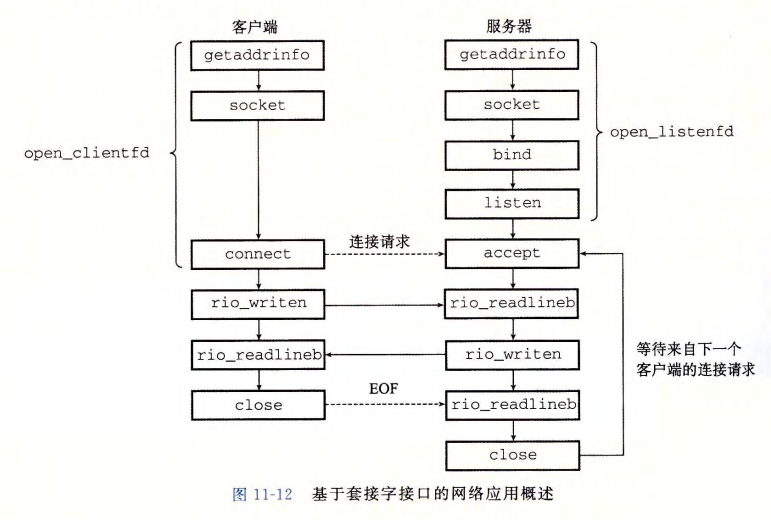
#> input picture chapter_11/note/image-8.png, 771 x 520 px, found by its file name; the run also reads 2 pictures not shown here
$ python build_web_ppt.py
#> lines starting #> are read from the running program, lines starting #| are printed output that depends on the picture
from __future__ import annotations

import html
import os
import posixpath
import zipfile
from pathlib import Path

from PIL import Image


EMU_PER_IN = 914400
SLIDE_W = 12192000
SLIDE_H = 6858000

BASE = Path(__file__).resolve().parent
PIC = BASE / "picture"
OUT = BASE / "csapp_ch11_network_programming_report.pptx"

NS = (
    'xmlns:a="http://schemas.openxmlformats.org/drawingml/2006/main" '
    'xmlns:r="http://schemas.openxmlformats.org/officeDocument/2006/relationships" '
    'xmlns:p="http://schemas.openxmlformats.org/presentationml/2006/main"'
)

BG = "F7F8FB"
INK = "172033"
MUTED = "52627A"
BLUE = "2D5F9A"
GREEN = "2F7D4C"
ORANGE = "A36C16"
PURPLE = "6D4CA5"
RED = "B0493F"
LIGHT_BLUE = "EAF2FF"
LIGHT_GREEN = "EAF7EF"
LIGHT_ORANGE = "FFF3DC"
LIGHT_PURPLE = "F1EAFD"
LIGHT_RED = "FFECEB"
WHITE = "FFFFFF"


def emu(inches: float) -> int:
    return int(inches * EMU_PER_IN)


def esc(text: str) -> str:
    return html.escape(str(text), quote=False)


# [8 lines left out: function group_start, not called in this run]


def solid_fill(color: str) -> str:
    return f"<a:solidFill><a:srgbClr val=\"{color}\"/></a:solidFill>"


def no_line() -> str:
    return "<a:ln><a:noFill/></a:ln>"


def line(color: str = MUTED, width: int = 16000) -> str:
    return f"<a:ln w=\"{width}\">{solid_fill(color)}</a:ln>"


def rect(
    shape_id: int,
    x: int,
    y: int,
    w: int,
    h: int,
    fill: str,
    outline: str | None = None,
    radius: str = "roundRect",
) -> str:
    ln = line(outline, 14000) if outline else no_line()
    return (
        f"<p:sp><p:nvSpPr><p:cNvPr id=\"{shape_id}\" name=\"shape {shape_id}\"/>"
        "<p:cNvSpPr/><p:nvPr/></p:nvSpPr><p:spPr>"
        f"<a:xfrm><a:off x=\"{x}\" y=\"{y}\"/><a:ext cx=\"{w}\" cy=\"{h}\"/></a:xfrm>"
        f"<a:prstGeom prst=\"{radius}\"><a:avLst/></a:prstGeom>"
        f"{solid_fill(fill)}{ln}</p:spPr></p:sp>"
    )


def run(text: str, size: int, color: str, bold: bool = False, mono: bool = False) -> str:
    b = ' b="1"' if bold else ""
    face = "Cascadia Mono" if mono else "Microsoft YaHei"
    return (
        f"<a:r><a:rPr lang=\"zh-CN\" sz=\"{size}\"{b}>"
        f"{solid_fill(color)}<a:latin typeface=\"{face}\"/><a:ea typeface=\"{face}\"/>"
        f"</a:rPr><a:t>{esc(text)}</a:t></a:r>"
    )


def paragraph(
    text: str,
    size: int,
    color: str = INK,
    bold: bool = False,
    bullet: bool = False,
    mono: bool = False,
    level: int = 0,
) -> str:
    if bullet:
        mar_l = 360000 + level * 280000
        indent = -210000
        ppr = f"<a:pPr marL=\"{mar_l}\" indent=\"{indent}\"><a:buChar char=\"•\"/></a:pPr>"
    else:
        ppr = "<a:pPr><a:buNone/></a:pPr>"
    return f"<a:p>{ppr}{run(text, size, color, bold, mono)}</a:p>"


def text_box(
    shape_id: int,
    x: int,
    y: int,
    w: int,
    h: int,
    lines: list[str] | str,
    size: int = 2200,
    color: str = INK,
    bold: bool = False,
    bullet: bool = False,
    mono: bool = False,
    margin: int = 90000,
) -> str:
    if isinstance(lines, str):
        lines = lines.splitlines() or [""]
    paras = "".join(paragraph(item, size, color, bold, bullet, mono) for item in lines)
    return (
        f"<p:sp><p:nvSpPr><p:cNvPr id=\"{shape_id}\" name=\"text {shape_id}\"/>"
        "<p:cNvSpPr txBox=\"1\"/><p:nvPr/></p:nvSpPr><p:spPr>"
        f"<a:xfrm><a:off x=\"{x}\" y=\"{y}\"/><a:ext cx=\"{w}\" cy=\"{h}\"/></a:xfrm>"
        "<a:prstGeom prst=\"rect\"><a:avLst/></a:prstGeom><a:noFill/>"
        f"{no_line()}</p:spPr><p:txBody>"
        f"<a:bodyPr wrap=\"square\" lIns=\"{margin}\" tIns=\"{margin}\" rIns=\"{margin}\" bIns=\"{margin}\"/>"
        f"<a:lstStyle/>{paras}</p:txBody></p:sp>"
    )


def title(shape_id: int, text: str, subtitle: str | None = None) -> str:
    parts = [
        text_box(shape_id, emu(0.55), emu(0.28), emu(12.2), emu(0.55), text, 3000, INK, True, margin=0)
    ]
    if subtitle:
        parts.append(
            text_box(shape_id + 1, emu(0.58), emu(0.85), emu(11.8), emu(0.36), subtitle, 1500, MUTED, margin=0)
        )
    return "".join(parts)


def bullet_list(shape_id: int, x: float, y: float, w: float, h: float, items: list[str], size: int = 2050) -> str:
    return text_box(shape_id, emu(x), emu(y), emu(w), emu(h), items, size=size, bullet=True)


class Slide:
    def __init__(self, title_text: str = "", subtitle: str | None = None):
        self.items: list[str] = []
        self.rels: list[tuple[str, str, str]] = []
        self.next_id = 2
        self.media: list[tuple[Path, str]] = []
        self.add(rect(self.id(), 0, 0, SLIDE_W, SLIDE_H, BG, radius="rect"))
        if title_text:
            self.add(title(self.id(), title_text, subtitle))
            self.next_id += 1 if subtitle else 0

    def id(self) -> int:
        value = self.next_id
        self.next_id += 1
        return value

    def add(self, xml: str) -> None:
        self.items.append(xml)

    def add_image(self, path: Path, x: float, y: float, w: float, h: float) -> None:
        ext = path.suffix.lower().lstrip(".")
        rid = f"rId{len(self.rels) + 1}"
        media_name = f"image_{len(self.media) + 1}_{path.name}"
        self.media.append((path, media_name))
        self.rels.append((rid, "http://schemas.openxmlformats.org/officeDocument/2006/relationships/image", f"../media/{media_name}"))
        self.items.append(pic_xml(self.id(), rid, emu(x), emu(y), emu(w), emu(h)))

    def add_image_fit(self, path: Path, x: float, y: float, w: float, h: float) -> None:
#> called with x = 7.45, y = 1.55, w = 4.65, h = 3.45
        if path.suffix.lower() == ".svg":
            self.add_image(path, x, y, w, h)
            return
        with Image.open(path) as img:
#> img is the input picture: PIL image 771x520 RGB; mean R, G, B 243, 242.8, 240.4
            iw, ih = img.size
        target_w = emu(w)
        target_h = emu(h)
        scale = min(target_w / iw, target_h / ih)
        final_w = iw * scale
        final_h = ih * scale
        final_x = emu(x) + int((target_w - final_w) / 2)
        final_y = emu(y) + int((target_h - final_h) / 2)
        self.add_image_raw(path, final_x, final_y, int(final_w), int(final_h))

    def add_image_raw(self, path: Path, x: int, y: int, w: int, h: int) -> None:
        rid = f"rId{len(self.rels) + 1}"
        media_name = f"image_{len(self.media) + 1}_{path.name}"
        self.media.append((path, media_name))
        self.rels.append((rid, "http://schemas.openxmlformats.org/officeDocument/2006/relationships/image", f"../media/{media_name}"))
        self.items.append(pic_xml(self.id(), rid, x, y, w, h))

    # [19 lines left out: functions xml, rels_xml, not called in this run]


def pic_xml(shape_id: int, rid: str, x: int, y: int, w: int, h: int) -> str:
    return (
        f"<p:pic><p:nvPicPr><p:cNvPr id=\"{shape_id}\" name=\"Picture {shape_id}\"/>"
        "<p:cNvPicPr><a:picLocks noChangeAspect=\"1\"/></p:cNvPicPr><p:nvPr/></p:nvPicPr>"
        "<p:blipFill>"
        f"<a:blip r:embed=\"{rid}\"/>"
        "<a:stretch><a:fillRect/></a:stretch></p:blipFill>"
        f"<p:spPr><a:xfrm><a:off x=\"{x}\" y=\"{y}\"/><a:ext cx=\"{w}\" cy=\"{h}\"/></a:xfrm>"
        "<a:prstGeom prst=\"rect\"><a:avLst/></a:prstGeom></p:spPr></p:pic>"
    )


def card(slide: Slide, x: float, y: float, w: float, h: float, heading: str, body: list[str], fill: str, stroke: str) -> None:
    slide.add(rect(slide.id(), emu(x), emu(y), emu(w), emu(h), fill, stroke))
    slide.add(text_box(slide.id(), emu(x + 0.18), emu(y + 0.16), emu(w - 0.36), emu(0.38), heading, 1800, INK, True, margin=0))
    slide.add(bullet_list(slide.id(), x + 0.2, y + 0.62, w - 0.35, h - 0.75, body, 1450))


def build_slides() -> list[Slide]:
    slides: list[Slide] = []

    s = Slide()
    s.add(rect(s.id(), emu(0.65), emu(0.7), emu(12.0), emu(5.9), WHITE, None))
    s.add(text_box(s.id(), emu(0.95), emu(1.2), emu(7.4), emu(1.0), "CSAPP 第 11 章：网络编程", 3600, INK, True, margin=0))
    s.add(text_box(s.id(), emu(0.98), emu(2.15), emu(7.4), emu(0.7), "从客户端-服务器模型到套接字接口", 2100, MUTED, margin=0))
    s.add(bullet_list(s.id(), 1.0, 3.15, 6.2, 1.65, ["研究生课程汇报", "依据 chapter_11/note/web.md，并参考原书第 11 章已覆盖部分", "重点：抽象、协议、系统调用之间的对应关系"], 1750))
    s.add_image_fit(PIC / "image-8.png", 7.45, 1.55, 4.65, 3.45)
    s.add(text_box(s.id(), emu(7.65), emu(5.25), emu(4.2), emu(0.45), "Socket interface 是本章落到程序员视角的核心", 1500, MUTED, margin=0))
    slides.append(s)

    s = Slide("汇报路线", "把网络编程理解为：进程通信问题在网络系统中的分层实现")
    steps = [
        ("1. 应用抽象", "客户端-服务器模型：服务、资源、事务"),
        ("2. 通信介质", "网络作为主机的一种 I/O 设备"),
        ("3. 互联机制", "LAN / WAN 通过路由器组成 internet"),
        ("4. 全球实现", "IP 地址、域名、TCP/IP 与连接"),
        ("5. 编程接口", "socket、connect、bind、listen、accept"),
    ]
    y = 1.55
    colors = [LIGHT_GREEN, LIGHT_BLUE, LIGHT_ORANGE, LIGHT_PURPLE, LIGHT_RED]
    strokes = [GREEN, BLUE, ORANGE, PURPLE, RED]
    for i, ((head, body), fill, stroke) in enumerate(zip(steps, colors, strokes)):
        x = 0.85 + i * 2.45
        s.add(rect(s.id(), emu(x), emu(y), emu(2.05), emu(2.8), fill, stroke))
        s.add(text_box(s.id(), emu(x + 0.16), emu(y + 0.22), emu(1.72), emu(0.45), head, 1750, INK, True, margin=0))
        s.add(text_box(s.id(), emu(x + 0.16), emu(y + 0.9), emu(1.72), emu(1.15), body, 1450, INK, margin=0))
    s.add(text_box(s.id(), emu(1.1), emu(5.4), emu(11.0), emu(0.72), "主线：应用进程并不直接关心底层链路差异，而是通过统一协议和套接字抽象完成可靠通信。", 1900, INK, True, margin=0))
    slides.append(s)

    s = Slide("客户端-服务器编程模型", "网络应用的基本组织方式")
    card(s, 0.8, 1.55, 3.55, 3.85, "服务器进程", ["管理某种资源", "被动等待请求", "解释请求并产生响应"], LIGHT_BLUE, BLUE)
    card(s, 8.98, 1.55, 3.55, 3.85, "客户端进程", ["主动发起服务请求", "等待服务器响应", "一次交互构成一个事务"], LIGHT_GREEN, GREEN)
    s.add(rect(s.id(), emu(4.95), emu(1.95), emu(3.4), emu(2.95), WHITE, MUTED))
    s.add(text_box(s.id(), emu(5.2), emu(2.25), emu(2.9), emu(0.5), "事务 Transaction", 1900, INK, True, margin=0))
    s.add(bullet_list(s.id(), 5.1, 2.95, 3.05, 1.6, ["请求：client → server", "处理：server 操作资源", "响应：server → client"], 1500))
    s.add(text_box(s.id(), emu(1.1), emu(6.02), emu(11.0), emu(0.48), "注意：客户端和服务器是进程，不是机器。一台主机可同时运行多个客户端和服务器。", 1650, RED, True, margin=0))
    slides.append(s)

    s = Slide("网络：主机视角下的 I/O 设备", "CSAPP 的切入点是系统编程，而不是从纯网络工程开始")
    s.add(bullet_list(s.id(), 0.85, 1.48, 5.3, 3.1, [
        "网络对主机来说是一种数据源和数据接收方",
        "适配器接入 I/O 总线，提供到网络的物理接口",
        "以太网帧包含源地址、目的地址、长度和有效载荷",
        "所有适配器都能看到帧，但只有目的主机会实际读取"
    ], 1750))
    s.add_image_fit(PIC / "image-1.png", 6.45, 1.3, 5.6, 3.9)
#> call 2 of add_image_fit, with x = 6.45, y = 1.3, w = 5.6, h = 3.9
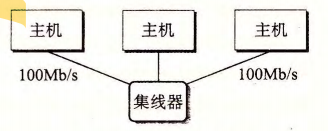
#> input picture chapter_11/note/image-1.png, 328 x 131 px, found by its file name
#> in add_image_fit, img is the input picture: PIL image 328x131 RGB; mean R, G, B 236.3, 235.2, 230.6
    s.add(rect(s.id(), emu(0.9), emu(5.45), emu(11.5), emu(0.85), LIGHT_ORANGE, ORANGE))
    s.add(text_box(s.id(), emu(1.15), emu(5.62), emu(11.0), emu(0.42), "汇报抓手：把帧、包、字节流看作不同层次的数据封装，后面 socket 读写的是抽象后的字节流。", 1650, INK, margin=0))
    slides.append(s)

    s = Slide("LAN、WAN、internet 与 Internet", "先区分通用概念，再理解全球 IP 因特网")
    s.add_image_fit(PIC / "network-concepts.svg", 0.75, 1.28, 11.85, 4.95)
    s.add(text_box(s.id(), emu(0.9), emu(6.25), emu(11.4), emu(0.36), "小写 internet 是互联网络的通用概念；大写 Internet/全球 IP 因特网是基于 TCP/IP 的具体实现。", 1500, RED, True, margin=0))
    slides.append(s)

    s = Slide("从以太网段到桥接以太网", "局域网内部的扩展：从一个段到多个段")
    s.add(text_box(s.id(), emu(0.85), emu(1.35), emu(5.25), emu(0.38), "以太网段", 1800, GREEN, True, margin=0))
    s.add_image_fit(PIC / "image-1.png", 0.85, 1.75, 5.4, 3.55)
    s.add(text_box(s.id(), emu(6.55), emu(1.35), emu(5.25), emu(0.38), "桥接以太网", 1800, BLUE, True, margin=0))
    s.add_image_fit(PIC / "image-2.png", 6.55, 1.75, 5.4, 3.55)
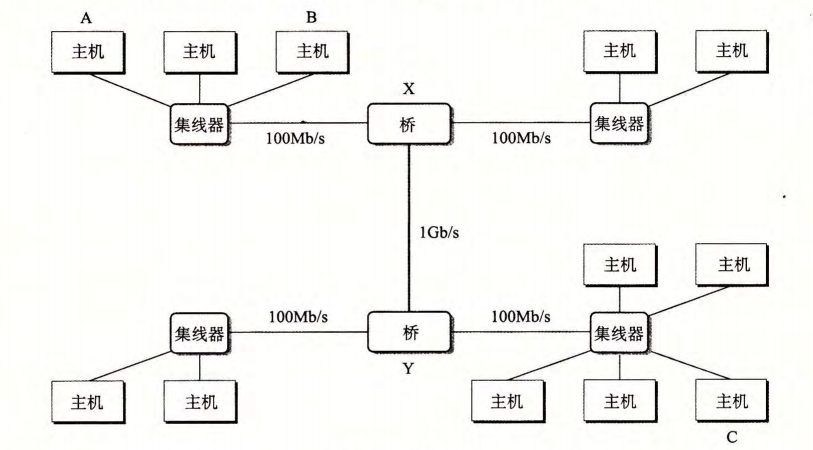
#> input picture chapter_11/note/image-2.png, 813 x 450 px, found by its file name
#> in add_image_fit, img is the input picture: PIL image 813x450 RGB; mean R, G, B 244.2, 244.2, 241.3
    s.add(bullet_list(s.id(), 1.0, 5.62, 11.0, 0.78, [
        "网桥把多个以太网段连接成更大的局域网；路由器进一步把不同 LAN/WAN 连接成互联网络。"
    ], 1650))
    slides.append(s)

    s = Slide("路由器与互联网络的关键思想", "不同链路技术的差异被统一协议隐藏")
    s.add_image_fit(PIC / "image.png", 0.85, 1.35, 5.45, 3.65)
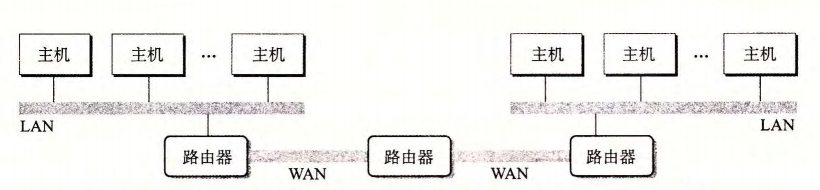
#> input picture chapter_11/note/image.png, 820 x 190 px, found by its file name
#> in add_image_fit, img is the input picture: PIL image 820x190 RGB; mean R, G, B 241.5, 240.9, 238.4
#> (the rest of the program and of its run is left out)
